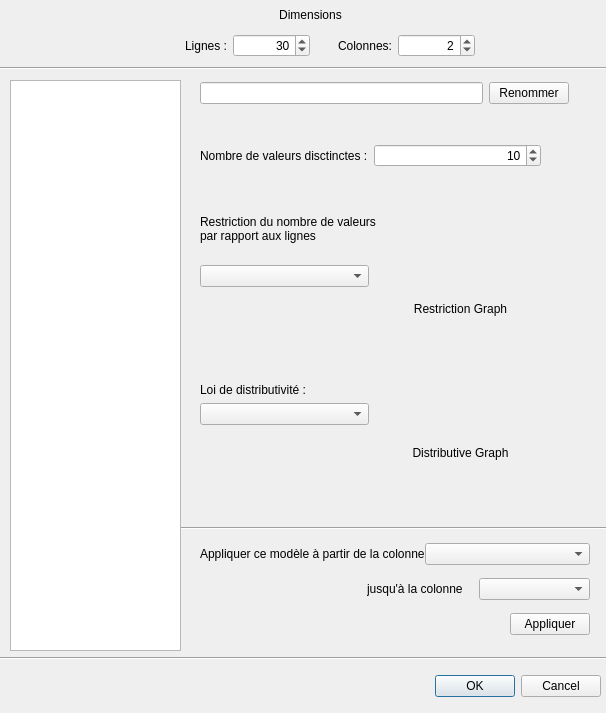
<?xml version="1.0" encoding="UTF-8"?>
<ui version="4.0">
 <class>generation_dialog</class>
 <widget class="QDialog" name="generation_dialog">
  <property name="enabled">
   <bool>true</bool>
  </property>
  <property name="geometry">
   <rect>
    <x>0</x>
    <y>0</y>
    <width>606</width>
    <height>713</height>
   </rect>
  </property>
  <property name="sizePolicy">
   <sizepolicy hsizetype="Fixed" vsizetype="Fixed">
    <horstretch>0</horstretch>
    <verstretch>0</verstretch>
   </sizepolicy>
  </property>
  <property name="windowTitle">
   <string>Dialog</string>
  </property>
  <widget class="QDialogButtonBox" name="buttonBox">
   <property name="geometry">
    <rect>
     <x>430</x>
     <y>670</y>
     <width>171</width>
     <height>32</height>
    </rect>
   </property>
   <property name="orientation">
    <enum>Qt::Horizontal</enum>
   </property>
   <property name="standardButtons">
    <set>QDialogButtonBox::Cancel|QDialogButtonBox::Ok</set>
   </property>
  </widget>
  <widget class="QLabel" name="label">
   <property name="geometry">
    <rect>
     <x>240</x>
     <y>0</y>
     <width>141</width>
     <height>29</height>
    </rect>
   </property>
   <property name="text">
    <string>Dimensions</string>
   </property>
   <property name="alignment">
    <set>Qt::AlignCenter</set>
   </property>
  </widget>
  <widget class="Line" name="line">
   <property name="geometry">
    <rect>
     <x>0</x>
     <y>60</y>
     <width>641</width>
     <height>16</height>
    </rect>
   </property>
   <property name="orientation">
    <enum>Qt::Horizontal</enum>
   </property>
  </widget>
  <widget class="Line" name="line_2">
   <property name="geometry">
    <rect>
     <x>180</x>
     <y>520</y>
     <width>431</width>
     <height>16</height>
    </rect>
   </property>
   <property name="orientation">
    <enum>Qt::Horizontal</enum>
   </property>
  </widget>
  <widget class="Line" name="line_3">
   <property name="geometry">
    <rect>
     <x>0</x>
     <y>650</y>
     <width>631</width>
     <height>16</height>
    </rect>
   </property>
   <property name="orientation">
    <enum>Qt::Horizontal</enum>
   </property>
  </widget>
  <widget class="QWidget" name="layoutWidget">
   <property name="geometry">
    <rect>
     <x>150</x>
     <y>30</y>
     <width>325</width>
     <height>31</height>
    </rect>
   </property>
   <layout class="QHBoxLayout" name="horizontalLayout_7">
    <item>
     <widget class="QLabel" name="label_2">
      <property name="text">
       <string>Lignes :</string>
      </property>
      <property name="alignment">
       <set>Qt::AlignRight|Qt::AlignTrailing|Qt::AlignVCenter</set>
      </property>
     </widget>
    </item>
    <item>
     <widget class="QSpinBox" name="nbr_rows">
      <property name="alignment">
       <set>Qt::AlignRight|Qt::AlignTrailing|Qt::AlignVCenter</set>
      </property>
      <property name="minimum">
       <number>1</number>
      </property>
      <property name="maximum">
       <number>10000000</number>
      </property>
      <property name="value">
       <number>30</number>
      </property>
     </widget>
    </item>
    <item>
     <widget class="QLabel" name="label_3">
      <property name="text">
       <string>Colonnes:</string>
      </property>
      <property name="alignment">
       <set>Qt::AlignRight|Qt::AlignTrailing|Qt::AlignVCenter</set>
      </property>
     </widget>
    </item>
    <item>
     <widget class="QSpinBox" name="nbr_cols">
      <property name="alignment">
       <set>Qt::AlignRight|Qt::AlignTrailing|Qt::AlignVCenter</set>
      </property>
      <property name="minimum">
       <number>1</number>
      </property>
      <property name="maximum">
       <number>10000000</number>
      </property>
      <property name="value">
       <number>2</number>
      </property>
     </widget>
    </item>
   </layout>
  </widget>
  <widget class="QWidget" name="layoutWidget">
   <property name="geometry">
    <rect>
     <x>200</x>
     <y>80</y>
     <width>369</width>
     <height>27</height>
    </rect>
   </property>
   <layout class="QHBoxLayout" name="horizontalLayout_8">
    <item>
     <widget class="QLineEdit" name="col_name_line"/>
    </item>
    <item>
     <widget class="QPushButton" name="rename_button">
      <property name="text">
       <string>Renommer</string>
      </property>
     </widget>
    </item>
   </layout>
  </widget>
  <widget class="QWidget" name="layoutWidget">
   <property name="geometry">
    <rect>
     <x>200</x>
     <y>140</y>
     <width>341</width>
     <height>31</height>
    </rect>
   </property>
   <layout class="QHBoxLayout" name="horizontalLayout_3">
    <item>
     <widget class="QLabel" name="label_4">
      <property name="text">
       <string>Nombre de valeurs disctinctes :</string>
      </property>
     </widget>
    </item>
    <item>
     <widget class="QSpinBox" name="nbr_distinct_values">
      <property name="alignment">
       <set>Qt::AlignRight|Qt::AlignTrailing|Qt::AlignVCenter</set>
      </property>
      <property name="minimum">
       <number>1</number>
      </property>
      <property name="maximum">
       <number>2000000000</number>
      </property>
      <property name="value">
       <number>10</number>
      </property>
     </widget>
    </item>
   </layout>
  </widget>
  <widget class="QWidget" name="layoutWidget">
   <property name="geometry">
    <rect>
     <x>350</x>
     <y>240</y>
     <width>221</width>
     <height>281</height>
    </rect>
   </property>
   <layout class="QVBoxLayout" name="verticalLayout">
    <item>
     <widget class="QLabel" name="restriction_graph_label">
      <property name="sizePolicy">
       <sizepolicy hsizetype="Preferred" vsizetype="Preferred">
        <horstretch>0</horstretch>
        <verstretch>0</verstretch>
       </sizepolicy>
      </property>
      <property name="text">
       <string>Restriction Graph</string>
      </property>
      <property name="alignment">
       <set>Qt::AlignCenter</set>
      </property>
     </widget>
    </item>
    <item>
     <widget class="QLabel" name="distributive_graph_label">
      <property name="text">
       <string>Distributive Graph</string>
      </property>
      <property name="alignment">
       <set>Qt::AlignCenter</set>
      </property>
     </widget>
    </item>
   </layout>
  </widget>
  <widget class="QWidget" name="layoutWidget">
   <property name="geometry">
    <rect>
     <x>200</x>
     <y>200</y>
     <width>229</width>
     <height>225</height>
    </rect>
   </property>
   <layout class="QVBoxLayout" name="verticalLayout_4">
    <item>
     <layout class="QVBoxLayout" name="verticalLayout_3">
      <item>
       <widget class="QLabel" name="label_5">
        <property name="text">
         <string>Restriction du nombre de valeurs &lt;br&gt;par rapport aux lignes</string>
        </property>
       </widget>
      </item>
      <item>
       <layout class="QHBoxLayout" name="horizontalLayout">
        <item>
         <widget class="QComboBox" name="restriction_combo_box"/>
        </item>
        <item>
         <spacer name="horizontalSpacer">
          <property name="orientation">
           <enum>Qt::Horizontal</enum>
          </property>
          <property name="sizeType">
           <enum>QSizePolicy::Fixed</enum>
          </property>
          <property name="sizeHint" stdset="0">
           <size>
            <width>60</width>
            <height>20</height>
           </size>
          </property>
         </spacer>
        </item>
       </layout>
      </item>
     </layout>
    </item>
    <item>
     <layout class="QVBoxLayout" name="verticalLayout_2">
      <item>
       <spacer name="verticalSpacer_2">
        <property name="orientation">
         <enum>Qt::Vertical</enum>
        </property>
        <property name="sizeType">
         <enum>QSizePolicy::Fixed</enum>
        </property>
        <property name="sizeHint" stdset="0">
         <size>
          <width>20</width>
          <height>90</height>
         </size>
        </property>
       </spacer>
      </item>
      <item>
       <widget class="QLabel" name="label_7">
        <property name="text">
         <string>Loi de distributivité :</string>
        </property>
       </widget>
      </item>
      <item>
       <layout class="QHBoxLayout" name="horizontalLayout_2">
        <item>
         <widget class="QComboBox" name="distributive_combo_box"/>
        </item>
        <item>
         <spacer name="horizontalSpacer_2">
          <property name="orientation">
           <enum>Qt::Horizontal</enum>
          </property>
          <property name="sizeType">
           <enum>QSizePolicy::Fixed</enum>
          </property>
          <property name="sizeHint" stdset="0">
           <size>
            <width>60</width>
            <height>20</height>
           </size>
          </property>
         </spacer>
        </item>
       </layout>
      </item>
     </layout>
    </item>
   </layout>
  </widget>
  <widget class="QWidget" name="layoutWidget">
   <property name="geometry">
    <rect>
     <x>200</x>
     <y>530</y>
     <width>390</width>
     <height>119</height>
    </rect>
   </property>
   <layout class="QVBoxLayout" name="verticalLayout_5">
    <property name="spacing">
     <number>0</number>
    </property>
    <item>
     <layout class="QHBoxLayout" name="horizontalLayout_4">
      <item>
       <widget class="QLabel" name="label_9">
        <property name="text">
         <string>Appliquer ce modèle à partir de la colonne</string>
        </property>
       </widget>
      </item>
      <item>
       <widget class="QComboBox" name="apply_from_coombo_box"/>
      </item>
     </layout>
    </item>
    <item>
     <layout class="QHBoxLayout" name="horizontalLayout_5">
      <item>
       <spacer name="horizontalSpacer_4">
        <property name="orientation">
         <enum>Qt::Horizontal</enum>
        </property>
        <property name="sizeType">
         <enum>QSizePolicy::Fixed</enum>
        </property>
        <property name="sizeHint" stdset="0">
         <size>
          <width>167</width>
          <height>20</height>
         </size>
        </property>
       </spacer>
      </item>
      <item>
       <widget class="QLabel" name="label_10">
        <property name="text">
         <string>jusqu'à la colonne</string>
        </property>
       </widget>
      </item>
      <item>
       <widget class="QComboBox" name="apply_to_combo_box">
        <property name="layoutDirection">
         <enum>Qt::LeftToRight</enum>
        </property>
        <property name="autoFillBackground">
         <bool>false</bool>
        </property>
       </widget>
      </item>
     </layout>
    </item>
    <item>
     <layout class="QHBoxLayout" name="horizontalLayout_6">
      <item>
       <spacer name="horizontalSpacer_3">
        <property name="orientation">
         <enum>Qt::Horizontal</enum>
        </property>
        <property name="sizeHint" stdset="0">
         <size>
          <width>40</width>
          <height>20</height>
         </size>
        </property>
       </spacer>
      </item>
      <item>
       <widget class="QPushButton" name="apply_button">
        <property name="text">
         <string>Appliquer</string>
        </property>
       </widget>
      </item>
     </layout>
    </item>
   </layout>
  </widget>
  <widget class="QListView" name="cols_list_view">
   <property name="geometry">
    <rect>
     <x>10</x>
     <y>80</y>
     <width>171</width>
     <height>571</height>
    </rect>
   </property>
  </widget>
 </widget>
 <resources/>
 <connections>
  <connection>
   <sender>buttonBox</sender>
   <signal>accepted()</signal>
   <receiver>generation_dialog</receiver>
   <slot>accept()</slot>
   <hints>
    <hint type="sourcelabel">
     <x>248</x>
     <y>254</y>
    </hint>
    <hint type="destinationlabel">
     <x>157</x>
     <y>274</y>
    </hint>
   </hints>
  </connection>
  <connection>
   <sender>buttonBox</sender>
   <signal>rejected()</signal>
   <receiver>generation_dialog</receiver>
   <slot>reject()</slot>
   <hints>
    <hint type="sourcelabel">
     <x>316</x>
     <y>260</y>
    </hint>
    <hint type="destinationlabel">
     <x>286</x>
     <y>274</y>
    </hint>
   </hints>
  </connection>
 </connections>
</ui>
